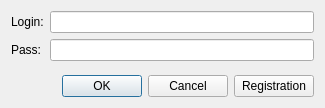
<?xml version="1.0" encoding="UTF-8"?>
<ui version="4.0">
 <class>LoginForm</class>
 <widget class="QWidget" name="LoginForm">
  <property name="geometry">
   <rect>
    <x>0</x>
    <y>0</y>
    <width>325</width>
    <height>108</height>
   </rect>
  </property>
  <property name="maximumSize">
   <size>
    <width>325</width>
    <height>108</height>
   </size>
  </property>
  <property name="windowTitle">
   <string>Form</string>
  </property>
  <layout class="QVBoxLayout" name="verticalLayout">
   <item>
    <layout class="QFormLayout" name="formLayout">
     <item row="0" column="0">
      <widget class="QLabel" name="label">
       <property name="text">
        <string>Login:</string>
       </property>
      </widget>
     </item>
     <item row="1" column="0">
      <widget class="QLabel" name="label_2">
       <property name="text">
        <string>Pass:</string>
       </property>
      </widget>
     </item>
     <item row="0" column="1">
      <widget class="QLineEdit" name="loginEdit"/>
     </item>
     <item row="1" column="1">
      <widget class="QLineEdit" name="passEdit">
       <property name="echoMode">
        <enum>QLineEdit::Password</enum>
       </property>
      </widget>
     </item>
    </layout>
   </item>
   <item>
    <spacer name="verticalSpacer">
     <property name="orientation">
      <enum>Qt::Vertical</enum>
     </property>
     <property name="sizeHint" stdset="0">
      <size>
       <width>20</width>
       <height>40</height>
      </size>
     </property>
    </spacer>
   </item>
   <item>
    <layout class="QHBoxLayout" name="horizontalLayout">
     <item>
      <widget class="QDialogButtonBox" name="buttonBox">
       <property name="standardButtons">
        <set>QDialogButtonBox::Cancel|QDialogButtonBox::Ok</set>
       </property>
      </widget>
     </item>
     <item>
      <widget class="QPushButton" name="registrationPushButton">
       <property name="text">
        <string>Registration</string>
       </property>
      </widget>
     </item>
    </layout>
   </item>
  </layout>
 </widget>
 <resources/>
 <connections/>
</ui>
